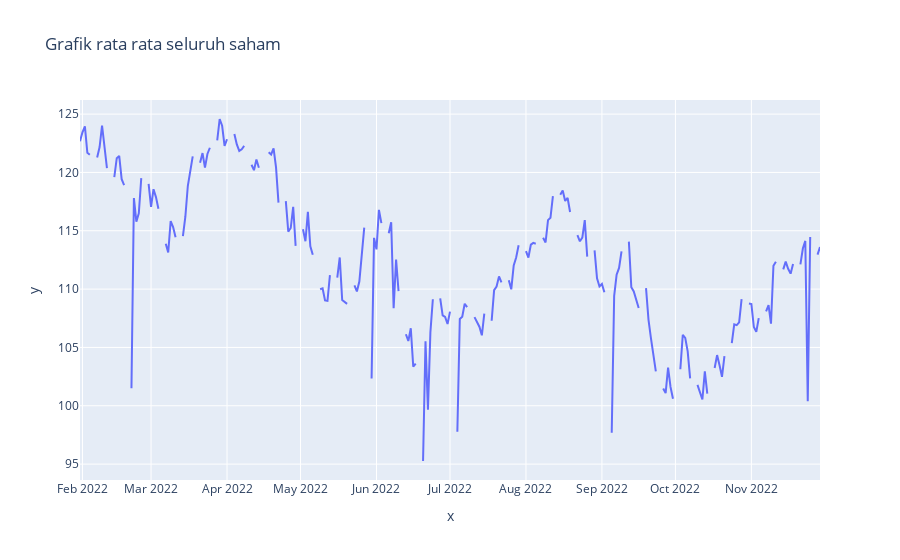

The notebook cell saved with this chart:
### Code cell
import plotly.express as px
px.line(x=tanggal,y=df_price_wide.mean(),title="Grafik rata rata seluruh saham")

### Figure 1 — Plotly figure (JSON) as saved in the notebook; plotly's stock layout.template omitted (floating-point values rounded to 4 significant figures; data arrays with more than 128 entries replaced by an {"elided": "..."} marker saying what was removed)
{"data": [{"hovertemplate": "x=%{x}<br>y=%{y}<extra></extra>", "legendgroup": "", "line": {"color": "#636efa", "dash": "solid"}, "marker": {"symbol": "circle"}, "mode": "lines", "name": "", "orientation": "v", "showlegend": false, "type": "scatter", "x": {"elided": "303 str values"}, "xaxis": "x", "y": {"elided": "303 float values"}, "yaxis": "y"}], "layout": {"legend": {"tracegroupgap": 0}, "title": {"text": "Grafik rata rata seluruh saham"}, "xaxis": {"anchor": "y", "domain": [0, 1], "title": {"text": "x"}}, "yaxis": {"anchor": "x", "domain": [0, 1], "title": {"text": "y"}}}}
